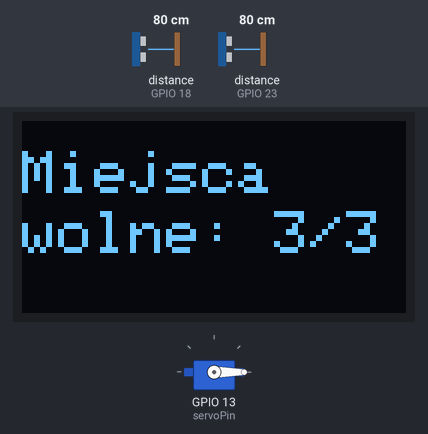
Bench run of a sketch on a simulated ESP32. Parts: servo, 128×64 one-colour display. Wiring (inferred from the names in the program): 2 × ultrasonic range finder: trigger GPIO 5, echo GPIO 18 / trigger GPIO 19, echo GPIO 23. Inputs (shaded band) come from the test bench; at power-on: distance to the obstacle (sensors on GPIO 18, GPIO 23) 80 cm. The echo pulse lasts 58.3 µs per cm; what the sketch prints to the serial monitor is not drawn.

Above: at 1.2 s.
1.3 s: distance to the obstacle (sensor on GPIO 18) set to 6 cm
2.8 s: distance to the obstacle (sensor on GPIO 18) set to 3 cm
At 4.9 s:
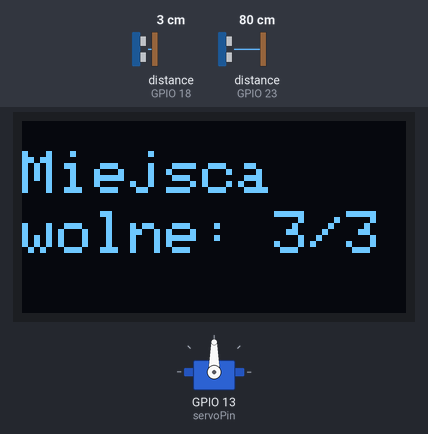
5.2 s: distance to the obstacle (sensor on GPIO 23) set to 6 cm
6.7 s: distance to the obstacle (sensor on GPIO 23) set to 3 cm
At 9.56 s:
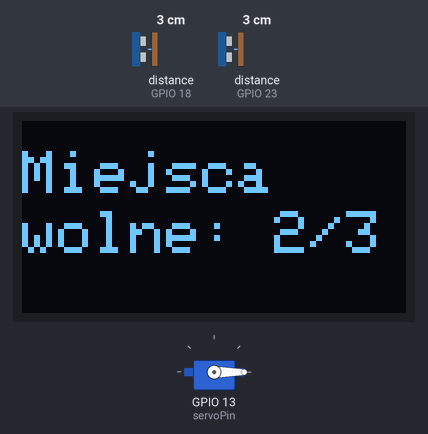
9.7 s: distance to the obstacle (sensor on GPIO 18) set to 9 cm
At 11.85 s:
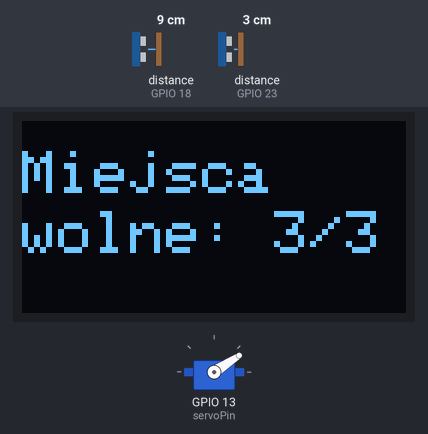
Timing chart, 0 to 13.7 s (numbered marks = the images above; inputs shaded):
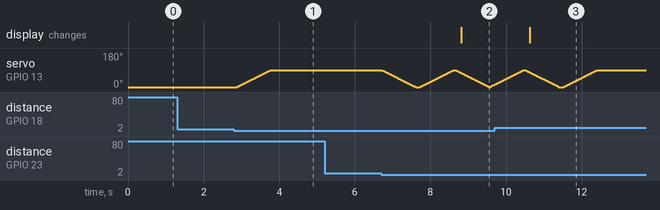

The sketch:

parking_final.ino
```cpp
#include <ESP32Servo.h> // Biblioteka do obsługi serwa dla ESP32
#include <Wire.h>
#include <Adafruit_GFX.h>
#include <Adafruit_SSD1306.h>

// Definicje pinów dla czujników HC-SR04
const int trigPin1 = 19;  // Trig pierwszego czujnika (przed szlabanem)
const int echoPin1 = 23;  // Echo pierwszego czujnika (przed szlabanem)
const int trigPin2 = 5;   // Trig drugiego czujnika (za szlabanem)
const int echoPin2 = 18;  // Echo drugiego czujnika (za szlabanem)

// Ustawienia serwomechanizmu
Servo szlaban;
const int servoPin = 13;

// Ustawienia wyświetlacza OLED
#define SCREEN_WIDTH 128
#define SCREEN_HEIGHT 64
Adafruit_SSD1306 display(SCREEN_WIDTH, SCREEN_HEIGHT, &Wire, -1);

// Parametry parkingu
const int maxMiejsca = 3; // Maksymalna liczba miejsc
int wolneMiejsca = maxMiejsca; // Liczba wolnych miejsc

void setup() {
  // Konfiguracja pinów czujników
  pinMode(trigPin1, OUTPUT);
  pinMode(echoPin1, INPUT);
  pinMode(trigPin2, OUTPUT);
  pinMode(echoPin2, INPUT);

  // Inicjalizacja serwa
  szlaban.attach(servoPin, 500, 2400); // Pin, minimalny impuls, maksymalny impuls
  szlaban.write(0); // Szlaban w pozycji poziomej (zamkniętej)

  // Inicjalizacja wyświetlacza
  if (!display.begin(SSD1306_PAGEADDR, 0x3C)) {
    Serial.println(F("Błąd inicjalizacji OLED"));
    for (;;); // Zatrzymaj program w razie błędu
  }
  display.clearDisplay();
  display.setTextSize(1);
  display.setTextColor(SSD1306_WHITE);

  // Inicjalizacja monitora szeregowego
  Serial.begin(115200);
  displayStatus();
}

void loop() {
  // Sprawdzanie pierwszego czujnika (przed szlabanem - wjazd)
  if (detectCar(trigPin1, echoPin1)) {
    if (wolneMiejsca > 0) { // Jeśli są wolne miejsca
      Serial.println("Auto wykryte przed szlabanem. Otwieram szlaban...");
      otworzSzlaban(); // Otwórz szlaban

      // Poczekaj, aż auto przejedzie przez drugi czujnik
      bool autoPrzejechalo = false;
      unsigned long startTime = millis(); // Licz czas
      while (millis() - startTime < 10000) { // Czekaj maksymalnie 10 sekund
        if (detectCar(trigPin2, echoPin2)) {
          autoPrzejechalo = true;
          break;
        }
      }

      if (autoPrzejechalo) {
        Serial.println("Auto przejechało przez szlaban.");
        wolneMiejsca--; // Zmniejsz liczbę wolnych miejsc
        displayStatus(); // Zaktualizuj wyświetlacz
      } else {
        Serial.println("Nie wykryto auta za szlabanem.");
      }

      zamknijSzlaban(); // Zamknij szlaban po przejechaniu auta
    } else {
      Serial.println("Brak wolnych miejsc. Szlaban nie otwiera się.");
      displayNoSpace(); // Wyświetl komunikat "Brak wolnych miejsc!" na 5 sekund
      delay(5000); // Opóźnienie przed kolejną pętlą
      displayStatus(); // Przywróć normalny komunikat na wyświetlaczu
    }
  }

  // Sprawdzanie drugiego czujnika (za szlabanem - wyjazd)
  if (detectCar(trigPin2, echoPin2)) {
    Serial.println("Auto wykryte przed wyjazdem. Otwieram szlaban...");
    otworzSzlaban(); // Otwórz szlaban

    // Poczekaj, aż auto przejedzie przez pierwszy czujnik
    bool autoWyjechalo = false;
    unsigned long startTime = millis(); // Licz czas
    while (millis() - startTime < 10000) { // Czekaj maksymalnie 10 sekund
      if (detectCar(trigPin1, echoPin1)) {
        autoWyjechalo = true;
        break;
      }
    }

    if (autoWyjechalo) {
      Serial.println("Auto wyjechało z parkingu.");
      if (wolneMiejsca < maxMiejsca) { // Unikaj przekraczania maksymalnej liczby miejsc
        wolneMiejsca++; // Zwiększ liczbę wolnych miejsc
        displayStatus(); // Zaktualizuj wyświetlacz
      }
    } else {
      Serial.println("Nie wykryto auta wyjeżdżającego przez pierwszy czujnik.");
    }

    zamknijSzlaban(); // Zamknij szlaban po wyjeździe auta
  }

  delay(100); // Krótka przerwa w pętli
}

// Funkcja do mierzenia odległości (w cm)
float measureDistance(int trigPin, int echoPin) {
  digitalWrite(trigPin, LOW);
  delayMicroseconds(2);
  digitalWrite(trigPin, HIGH);
  delayMicroseconds(10);
  digitalWrite(trigPin, LOW);

  long duration = pulseIn(echoPin, HIGH); // Czas trwania sygnału w mikrosekundach
  float distance = (duration * 0.0343) / 2; // Oblicz odległość w cm
  return distance;
}

// Funkcja do wykrywania auta
bool detectCar(int trigPin, int echoPin) {
  float distance = measureDistance(trigPin, echoPin);
  return (distance > 0 && distance < 5); // Wykrywanie w zakresie <5 cm
}

// Funkcja otwierająca szlaban
void otworzSzlaban() {
  for (int angle = 0; angle <= 90; angle++) { // Od 0° do 90°
    szlaban.write(angle);
    delay(10); // Opóźnienie między krokami
  }
  Serial.println("Szlaban otwarty.");
}

// Funkcja zamykająca szlaban
void zamknijSzlaban() {
  for (int angle = 90; angle >= 0; angle--) { // Od 90° do 0°
    szlaban.write(angle);
    delay(10); // Opóźnienie między krokami
  }
  Serial.println("Szlaban zamknięty.");
}

// Funkcja do aktualizacji wyświetlacza OLED
void displayStatus() {
  display.clearDisplay();
  display.setCursor(0, 10);
  display.setTextSize(2); // Powiększony tekst
  display.print("Miejsca ");
  display.setCursor(0, 30);
  display.print("wolne: ");
  display.print(wolneMiejsca);
  display.print("/");
  display.print(maxMiejsca);
  display.display();
  Serial.print("Miejsca wolne: ");
  Serial.print(wolneMiejsca);
  Serial.print("/");
  Serial.println(maxMiejsca);
}

// Funkcja wyświetlająca komunikat "Brak wolnych miejsc!"
void displayNoSpace() {
  display.clearDisplay();
  display.setCursor(0, 10);
  display.setTextSize(2); // Powiększony tekst
  display.print("Brak");
  display.setCursor(0, 30);
  display.print("wolnych");
  display.setCursor(0, 50);
  display.print("miejsc!");
  display.display();
  Serial.println("Brak wolnych miejsc!");
}
```

Measured:
- the behaviour switches between 5 and 4 cm on distance to the obstacle (sensor on GPIO 18) (found by bisection; images 0 and 1)
- the behaviour switches between 5 and 4 cm on distance to the obstacle (sensor on GPIO 23) (found by bisection; images 1 and 2)
- after the input at 1.3 s, every drawn part: stays the same
- after the input at 2.8 s, servo on GPIO 13 (servoPin): moves from 0° to 90° over 0.89 s, starting after 0.08 s
- after the input at 5.2 s, every drawn part: stays the same
- after the input at 6.7 s, the display: changes after 2.1 s (image 2)
- after the input at 9.7 s, servo on GPIO 13 (servoPin): goes on until 12.4 s, then stays 90°
